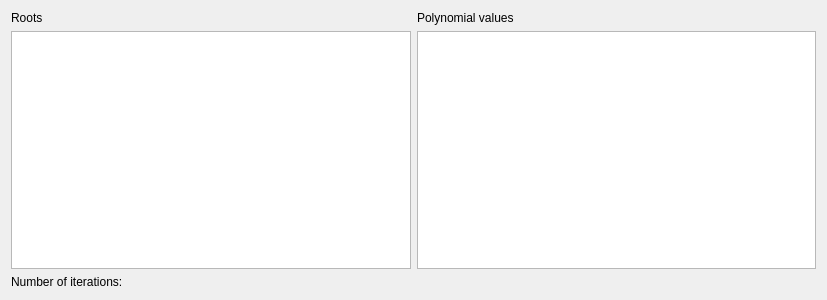
<?xml version="1.0" encoding="UTF-8"?>
<ui version="4.0">
 <class>fpoutput</class>
 <widget class="QDialog" name="fpoutput">
  <property name="geometry">
   <rect>
    <x>0</x>
    <y>0</y>
    <width>827</width>
    <height>300</height>
   </rect>
  </property>
  <property name="windowTitle">
   <string>Floating Point Results</string>
  </property>
  <layout class="QVBoxLayout" name="verticalLayout_3">
   <item>
    <layout class="QHBoxLayout" name="horizontalLayout">
     <item>
      <layout class="QVBoxLayout" name="verticalLayout">
       <item>
        <widget class="QLabel" name="label">
         <property name="text">
          <string>Roots</string>
         </property>
        </widget>
       </item>
       <item>
        <widget class="QTableView" name="roots_tableView"/>
       </item>
      </layout>
     </item>
     <item>
      <layout class="QVBoxLayout" name="verticalLayout_2">
       <item>
        <widget class="QLabel" name="label_2">
         <property name="text">
          <string>Polynomial values</string>
         </property>
        </widget>
       </item>
       <item>
        <widget class="QTableView" name="values_tableView"/>
       </item>
      </layout>
     </item>
    </layout>
   </item>
   <item>
    <widget class="QLabel" name="it_label">
     <property name="text">
      <string>Number of iterations: </string>
     </property>
    </widget>
   </item>
  </layout>
 </widget>
 <resources/>
 <connections/>
</ui>
